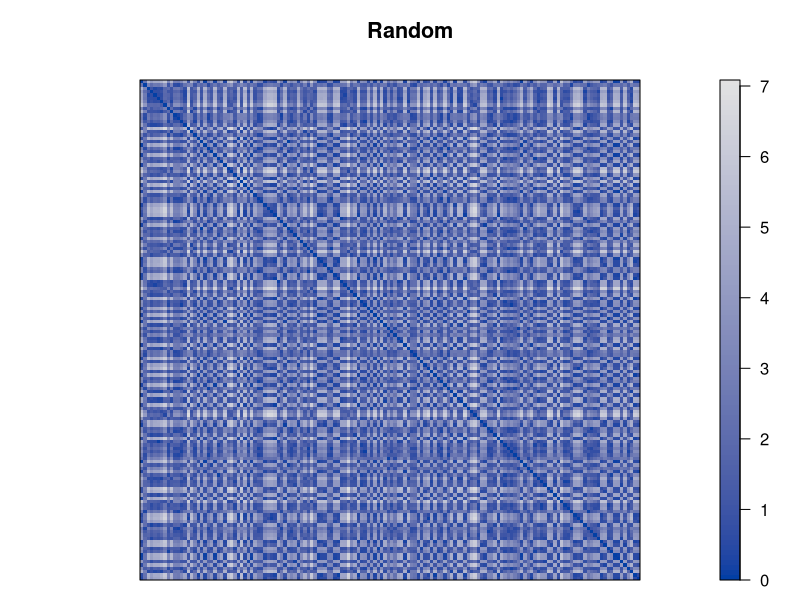
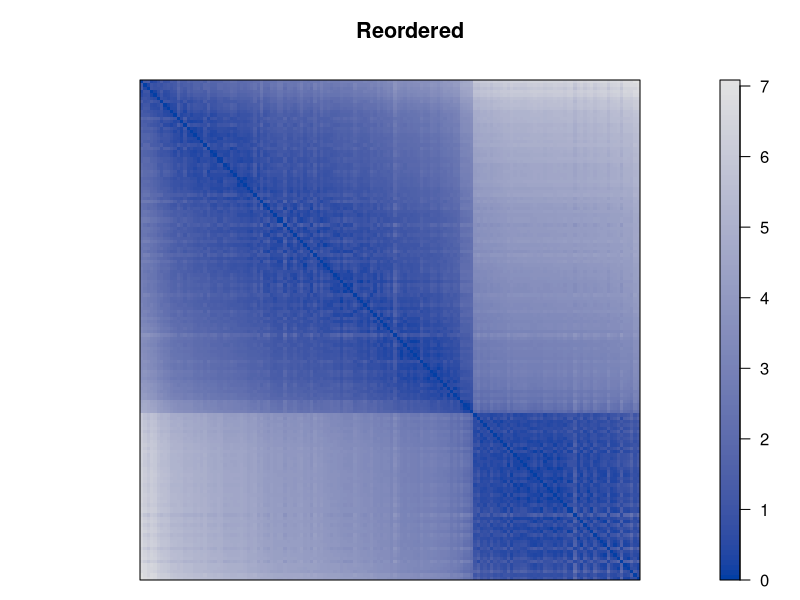
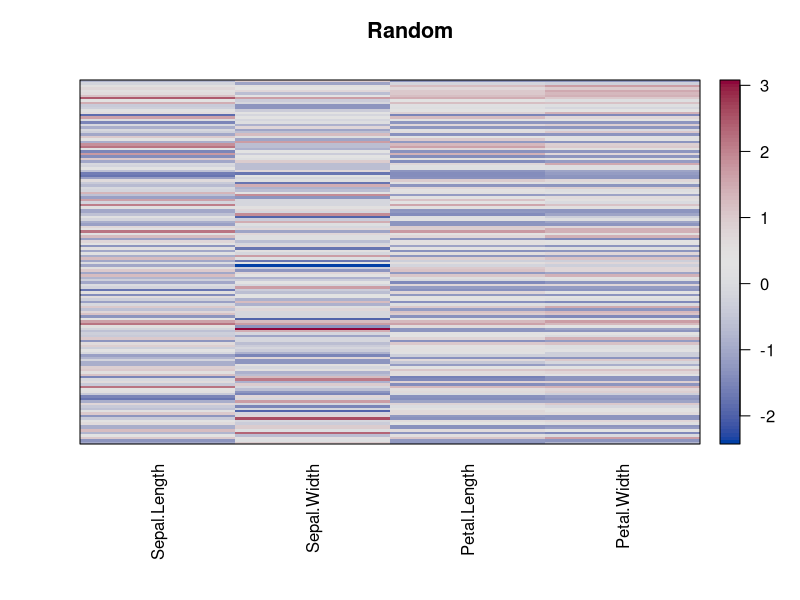
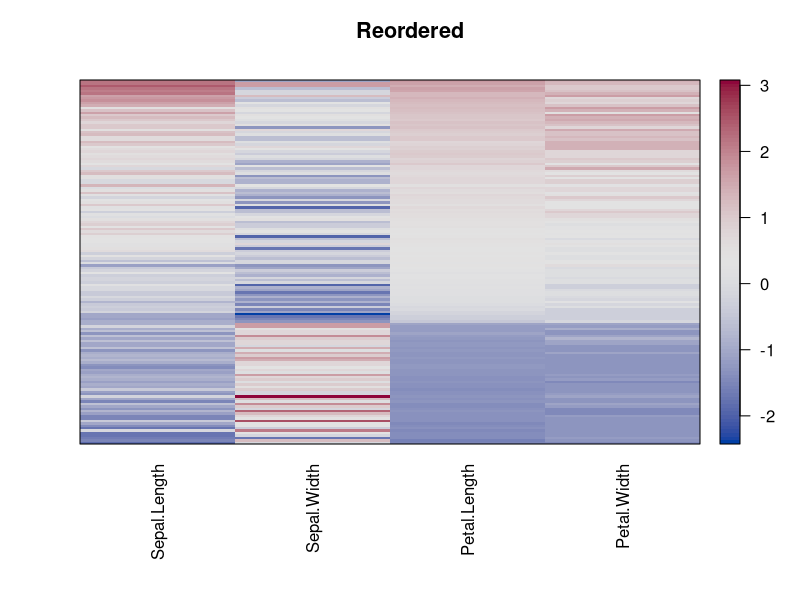

Write the R code that produced these figures, in order. (Note: this script raises an error after producing the figures.)
### R code from vignette source 'seriation.Rnw'
### Encoding: UTF-8

###################################################
### code chunk number 1: seriation.Rnw:120-123
###################################################
options(scipen=3, digits=4)
### for sampling
set.seed(1234)


###################################################
### code chunk number 2: seriation.Rnw:930-936
###################################################
library("seriation")

data("iris")
x <- as.matrix(iris[-5])
x <- x[sample(seq_len(nrow(x))),]
d <- dist(x)


###################################################
### code chunk number 3: seriation.Rnw:942-944
###################################################
o <- seriate(d)
o


###################################################
### code chunk number 4: seriation.Rnw:955-956
###################################################
head(get_order(o), 15)


###################################################
### code chunk number 5: pimage1
###################################################
pimage(d, main = "Random", colorkey=TRUE)


###################################################
### code chunk number 6: pimage1-2
###################################################
pimage(d, o, main = "Reordered", colorkey=TRUE)


###################################################
### code chunk number 7: seriation.Rnw:981-982
###################################################
cbind(random = criterion(d), reordered = criterion(d, o))


###################################################
### code chunk number 8: pimage2
###################################################
library("colorspace")
pimage(scale(x), main = "Random", colorkey=TRUE, 
    col=diverge_hcl(100), range=c(-3.5,3.5))


###################################################
### code chunk number 9: pimage2-2
###################################################
o_2mode <- c(o, ser_permutation(seq_len(ncol(x))))
#o_2mode
pimage(scale(x), o_2mode, main = "Reordered", 
    colorkey=TRUE, col=diverge_hcl(100), range=c(-3.5,3.5))


###################################################
### code chunk number 10: seriation.Rnw:1034-1036
###################################################
methods <- c("TSP","Chen", "ARSA", "HC", "GW", "OLO")
o <- sapply(methods, FUN = function(m) seriate(d, m), simplify = FALSE)


###################################################
### code chunk number 11: seriation.Rnw:1039-1041
###################################################
timing <- sapply(methods, FUN = function(m) system.time(seriate(d, m)), 
    simplify = FALSE)


###################################################
### code chunk number 12: pimage3-pre (eval = FALSE)
###################################################
## tmp <- lapply(o, FUN = function(x) pimage(d, x, main = get_method(x[[1]])))


###################################################
### code chunk number 13: pimage3
###################################################
for(i in 1:length(o)) {
    pdf(file=paste("seriation-pimage_comp_", i , ".pdf", sep=""))
    pimage(d, o[[i]], main = get_method(o[[i]][[1]]))
    dev.off()
}



###################################################
### code chunk number 14: pimage3_dend (eval = FALSE)
###################################################
## plot(o[["HC"]][[1]], labels = FALSE, main = "Dendrogram HC")
## plot(o[["GW"]][[1]], labels = FALSE, main = "Dendrogram GW")


###################################################
### code chunk number 15: seriation.Rnw:1135-1147
###################################################
def.par <- par(no.readonly = TRUE)
pdf(file="seriation-pimage3_dendrogram.pdf", width=9, height=4) 
layout(t(1:2))
plot(o[["HC"]][[1]], labels = FALSE, main = "Dendrogram HC")
symbols(74.7,.5, rect = matrix(c(4, 3), ncol=2), add= TRUE, 
    inches = FALSE, lwd =2)

plot(o[["GW"]][[1]], labels = FALSE, main = "Dendrogram GW")
symbols(98.7,.5, rect = matrix(c(4, 3), ncol=2), add= TRUE, 
    inches = FALSE, lwd =2)
par(def.par)
tmp <- dev.off()


###################################################
### code chunk number 16: seriation.Rnw:1165-1167
###################################################
crit <- sapply(o, FUN = function(x) criterion(d, x))
t(crit)


###################################################
### code chunk number 17: crit1
###################################################
def.par <- par(no.readonly = TRUE)
m <- c("Path_length", "AR_events", "Moore_stress")
layout(matrix(seq_along(m), ncol=1))
#tmp <- apply(crit[m,], 1, dotchart, sub = m)
tmp <- lapply(m, FUN = function(i) dotchart(crit[i,], sub = i))
par(def.par)


###################################################
### code chunk number 18: seriation.Rnw:1209-1211
###################################################
show_seriation_methods("dist")
show_seriation_methods("matrix")


###################################################
### code chunk number 19: seriation.Rnw:1218-1219
###################################################
list_seriation_methods("matrix")


###################################################
### code chunk number 20: seriation.Rnw:1235-1238
###################################################
seriation_method_identity <- function(x, control) {
           lapply(dim(x), seq)
}


###################################################
### code chunk number 21: seriation.Rnw:1246-1251
###################################################
set_seriation_method("matrix", "identity", seriation_method_identity,
    "Identity order")

set_seriation_method("array", "identity", seriation_method_identity,
    "Identity order")


###################################################
### code chunk number 22: seriation.Rnw:1256-1263
###################################################
show_seriation_methods("matrix")

o <- seriate(matrix(1, ncol=3, nrow=4), "identity")
o

get_order(o, 1)
get_order(o, 2)


###################################################
### code chunk number 23: seriation.Rnw:1297-1298
###################################################
x <- scale(x, center = FALSE)


###################################################
### code chunk number 24: seriation.Rnw:1304-1305 (eval = FALSE)
###################################################
## hmap(x)


###################################################
### code chunk number 25: seriation.Rnw:1315-1316 (eval = FALSE)
###################################################
## hmap(x, hclustfun = NULL)


###################################################
### code chunk number 26: seriation.Rnw:1326-1331
###################################################
#bitmap(file = "seriation-heatmap1.png", type = "pnggray", 
#    height = 6, width = 6, res = 300, pointsize=14)
pdf(file = "seriation-heatmap1.pdf")
hmap(x, cexCol=1, labRow = "", margin =c(7,7))
tmp <- dev.off()


###################################################
### code chunk number 27: seriation.Rnw:1333-1336
###################################################
pdf(file = "seriation-heatmap2.pdf")
hmap(x, hclustfun = NULL)
tmp <- dev.off()


###################################################
### code chunk number 28: seriation.Rnw:1402-1404
###################################################
data("Irish")
orig_matrix <- apply(Irish[,-6], 2, rank)


###################################################
### code chunk number 29: seriation.Rnw:1414-1419
###################################################
o <- c(
    seriate(dist(orig_matrix, "minkowski", p = 1), method ="TSP"),
    seriate(dist(t(orig_matrix), "minkowski", p = 1), method = "TSP")
)
o


###################################################
### code chunk number 30: seriation.Rnw:1424-1426 (eval = FALSE)
###################################################
## bertinplot(orig_matrix)
## bertinplot(orig_matrix, o)


###################################################
### code chunk number 31: bertin1
###################################################
bertinplot(orig_matrix)


###################################################
### code chunk number 32: bertin2
###################################################
bertinplot(orig_matrix, o)


###################################################
### code chunk number 33: binary1
###################################################
data("Townships")

bertinplot(Townships, options = list(panel=panel.squares, spacing = 0, 
    frame = TRUE))


###################################################
### code chunk number 34: seriation.Rnw:1504-1506
###################################################
## to get consistent results
set.seed(5)


###################################################
### code chunk number 35: binary2
###################################################
o <- seriate(Townships, method = "BEA", control = list(rep = 10))
bertinplot(Townships, o, options = list(panel=panel.squares, spacing = 0,
    frame = TRUE))


###################################################
### code chunk number 36: seriation.Rnw:1546-1547
###################################################
rbind(original = criterion(Townships), reordered = criterion(Townships, o))


###################################################
### code chunk number 37: seriation.Rnw:1614-1617
###################################################
data("iris")
iris <- iris[sample(seq_len(nrow(iris))),]
d <- dist(as.matrix(iris[-5]), method = "euclidean")


###################################################
### code chunk number 38: dissplot1 (eval = FALSE)
###################################################
## ## plot original matrix
## dissplot(d, method = NA)


###################################################
### code chunk number 39: dissplot2 (eval = FALSE)
###################################################
## ## plot reordered matrix
## dissplot(d, options = list(main = "Dissimilarity plot with seriation"))


###################################################
### code chunk number 40: seriation.Rnw:1639-1645
###################################################
pdf(file = "seriation-dissplot1.pdf")
## plot original matrix
dissplot(d, method = NA)
tmp <- dev.off()
pdf(file = "seriation-dissplot2.pdf")
## plot reordered matrix
dissplot(d, options = list(main = "Dissimilarity plot with seriation"))
tmp <- dev.off()


###################################################
### code chunk number 41: seriation.Rnw:1672-1673
###################################################
set.seed(1234)


###################################################
### code chunk number 42: seriation.Rnw:1675-1677
###################################################
l <- kmeans(d, 10)$cluster
#$


###################################################
### code chunk number 43: dissplot3 (eval = FALSE)
###################################################
## res <- dissplot(d, labels = l,
##     options = list(main = "Dissimilarity plot - standard"))


###################################################
### code chunk number 44: seriation.Rnw:1690-1703
###################################################
pdf(file = "seriation-dissplot3.pdf")

## visualize the clustering
res <- dissplot(d, labels = l,
    options = list(main = "Dissimilarity plot - standard"))
tmp <- dev.off()


pdf(file = "seriation-dissplot4.pdf")
## threshold
plot(res, options = list(main = "Dissimilarity plot - threshold", 
    threshold = 1.5))

tmp <- dev.off()


###################################################
### code chunk number 45: seriation.Rnw:1718-1719
###################################################
res


###################################################
### code chunk number 46: seriation.Rnw:1738-1740 (eval = FALSE)
###################################################
## plot(res, options = list(main = "Seriation - threshold",
##     threshold = 1.5))


###################################################
### code chunk number 47: seriation.Rnw:1754-1757
###################################################
#names(res)
table(iris[res$order, 5], res$label)[,res$cluster_order]
#$


###################################################
### code chunk number 48: ruspini
###################################################
data("ruspini", package="cluster")
d <- dist(ruspini)
l <- kmeans(d, 3)$cluster
dissplot(d, labels = l)
